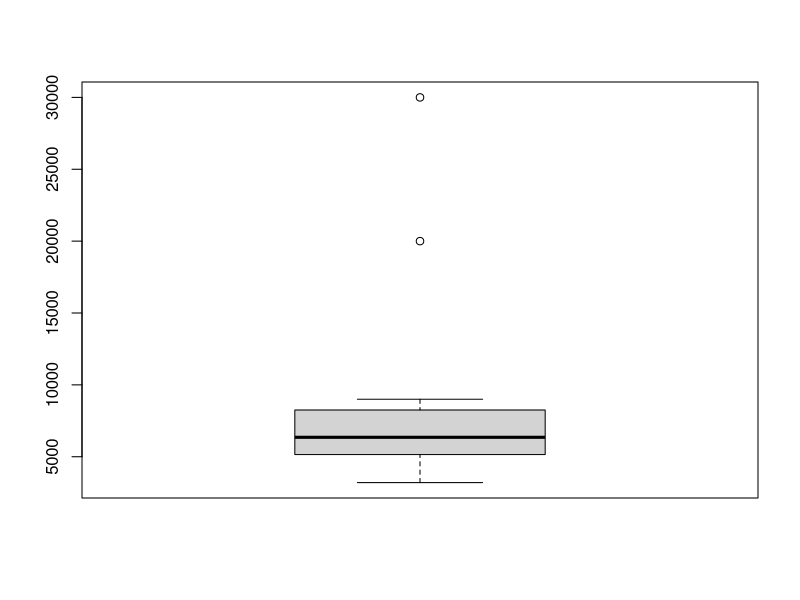

Generate this figure with R: (Note: this script raises an error after producing the figure.)
###Pre-processamento###

#Carregando dataset
data <- read.table("loja.csv",header = TRUE, sep=",")
#Informacoes do dataset
summary(data)
#Estrutura dos dados, 
#obs: int - numerico discreto, num - numerico continuo,
#Factor - categorico nominal
str(data)
#Para acesso:
data$formacao
#Para transformar em categoricoordinal
ordered(data$formacao,c("medio", "superior", "pos"))
#Removendo strings inuteis para nos
#as.numeric() = transforma char em numeric
data$salario <- as.numeric(gsub("[R$]","", data$salario))
#Podemos ver que, no caso salario, a mediana eh 6350 e a media eh 9670
#E no caso carga horaria, mediana eh 7.0 e media eh 6.6
#Podemos entao fazer o seguinte preenchimento
#is.na = checa valores not available, isto eh, ausentes
data$salario[is.na(data$salario)==TRUE] <- 6350
#visualizar salario
boxplot(data$salario)
data$carga_horaria[is.na(data$carga_horaria)==TRUE] <- 6.6
summary(data)
#Para valores inconsistentes
data$lucro[data$lucro==200000] <- mean(c(data$lucro[1], data$lucro[3:11]))
data$capacidade[data$capacidade==1] <- mean(c(data$capacidade[1:9], data$capacidade[11]))
#Analise quantitativa: converter saldo para valores numericos
#+ = + 1, - = - 1
saldo_numerico <- matrix(rep(0,11),nrow=11,ncol=1)
saldo_numerico[data$saldo=="+"] <- +1
saldo_numerico[data$saldo=="-"] <- -1
#Para lucro interessa apenas para a correlacao os sinais dos valores
#Funcao sign() = transforma valores da variavel +1 ou -1 de acordo com seu sinal
lucro = sign(data$lucro)
#Para fazermos a correlacao entre duas variaveis, podemos aplicar a funcao cor():
cor(saldo_numerico,lucro)
#Transformacao de valores numericos em categoricos
data$capacidade <- cut(data$capacidade, c(34.9, 82.5, 100), 
                       labels=c("pequena", "alta"))
#Transformacao nominal para numerico
data_formacao <- matrix(rep(0,11),nrow=11,ncol=1)
data_formacao[data$formacao=="medio"] <- 1
data_formacao[data$formacao=="superior"] <- 2
data_formacao[data$formacao=="pos"] <- 3
ferias_bits <- matrix(rep(0,11),nrow=11,ncol=1)
ferias_bits[(data$ferias=="sim"),1] <- 1
localizacao_bits <- matrix(rep(0,33), nrow=11,ncol=3)
localizacao_bits[(data$localizacao == "bairro"), 1] <- 1
localizacao_bits[(data$localizacao == "centro"), 2] <- 1
localizacao_bits[(data$localizacao == "shopping"), 3] <- 1
#Retirando atributos nao necessarios
data$ID <- NULL
#Novo conjunto de dados
data_novo <- cbind(data$Idade, data$salario, data_formacao, 
                   data$carga_horaria, data$quantidade_pessoas, 
                   ferias_bits, data$capacidade, localizacao_bits, 
                   data$tipo_area, data$lucro)
classe <- saldo_numerico
#Normalizacao min-max
min.max <- function(valor, min, max){
  valor_normalizado <- (valor - min(valor))/(max(valor) - min(valor))
  return(valor_normalizado)
}
data_novo[,1] <- min.max(data_novo[,1], 0, 1)
#Mensurar similaridade pelo uso de distancias
dist(data_novo[,1], method="euclidian")

